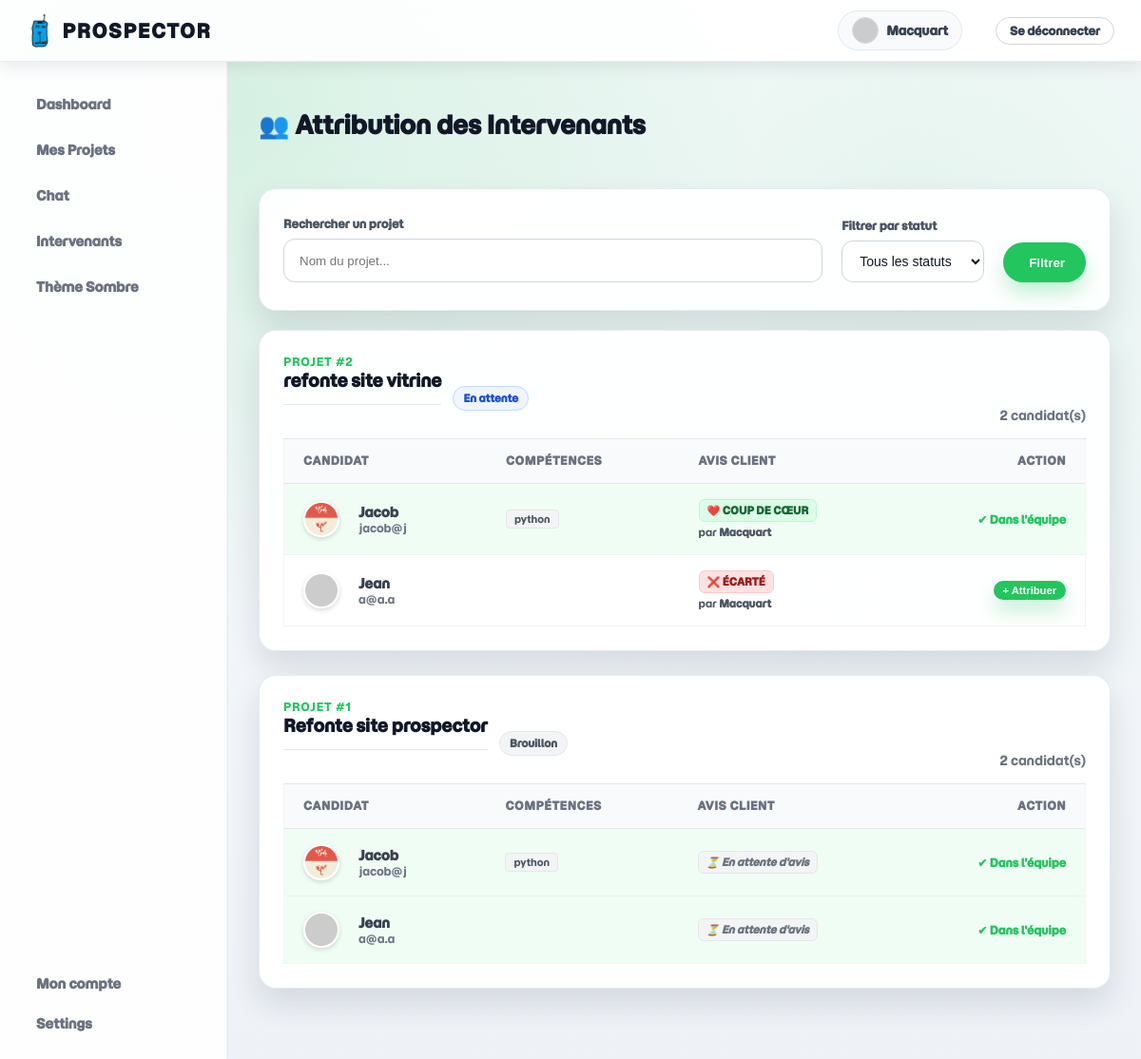
Screenshot of /attribution (signed in) with the database file from the repository.
### tables this page shows
CREATE TABLE utilisateurs (
            id INTEGER PRIMARY KEY AUTOINCREMENT,
            nom TEXT NOT NULL,
            email TEXT NOT NULL UNIQUE,
            password TEXT NOT NULL,
            tags TEXT,
            autorisations INTEGER DEFAULT 1,
            avatar TEXT,
            valide INTEGER DEFAULT 0,
            bio TEXT,
            disponibilite TEXT DEFAULT 'Disponible', 
            langues TEXT, 
            liens TEXT
        );

CREATE TABLE commandes (
            id INTEGER PRIMARY KEY AUTOINCREMENT,
            id_cdp INTEGER,
            id_client INTEGER,
            date_debut TEXT,
            date_fin TEXT,
            objets TEXT,
            tags_intervenants TEXT,
            jalons_id TEXT,
            status TEXT,
            description TEXT,
            intervenants TEXT,
            FOREIGN KEY (id_cdp) REFERENCES utilisateurs(id),
            FOREIGN KEY (id_client) REFERENCES client(id)
        );

CREATE TABLE interactions (
            id INTEGER PRIMARY KEY AUTOINCREMENT,
            swiper_id INTEGER,
            target_id INTEGER,
            project_id INTEGER,
            action TEXT,
            target_type TEXT,
            timestamp DATETIME DEFAULT CURRENT_TIMESTAMP,
            UNIQUE(swiper_id, target_id, project_id),
            FOREIGN KEY (swiper_id) REFERENCES utilisateurs(id),
            FOREIGN KEY (target_id) REFERENCES utilisateurs(id),
            FOREIGN KEY (project_id) REFERENCES commandes(id)
        );

### main.py (the view, shortened to what this page needs)
@app.route('/attribution', methods=['GET', 'POST'])
@login_required
def attribution():
    auth_level = current_user.autorisations
    if auth_level not in [2, 3]:
        flash("Accès non autorisé.", "danger")
        return redirect(url_for('dashboard'))
    conn = sqlite3.connect(DATABASE)
    conn.row_factory = sqlite3.Row
    cursor = conn.cursor()
    search_query = request.args.get('q', '').strip()
    filter_status = request.args.get('status', '').strip()
    sql_projets = "SELECT id, objets, intervenants, status FROM commandes WHERE 1=1"
    params_projets = []
    if search_query:
        sql_projets += " AND objets LIKE ?"
        params_projets.append(f"%{search_query}%")
    if filter_status:
        sql_projets += " AND status = ?"
        params_projets.append(filter_status)
    sql_projets += " ORDER BY id DESC"
    cursor.execute(sql_projets, params_projets)
    projects_raw = cursor.fetchall()
    attribution_data = []
    for p in projects_raw:
        p_id = p['id']
        p_title = p['objets']
        assigned_str = p['intervenants'] if p['intervenants'] else ""
        assigned_emails = [x.strip() for x in assigned_str.split(',') if x.strip()]
        query_candidates = """--sql
            SELECT
                u.id, u.nom, u.email, u.tags, u.avatar,
                i.action, i.timestamp,
                s.nom AS client_nom
            FROM utilisateurs u
            LEFT JOIN interactions i ON u.id = i.target_id AND i.project_id = ?
            LEFT JOIN utilisateurs s ON i.swiper_id = s.id
            WHERE u.autorisations = 1
            ORDER BY
                CASE WHEN i.action = 'LIKE' THEN 1
                     WHEN i.action = 'PASS' THEN 3
                     ELSE 2 END ASC,
                u.nom ASC
        """
        cursor.execute(query_candidates, (p_id,))
        candidates_raw = cursor.fetchall()
        candidates = []
        for c in candidates_raw:
            is_assigned = (c['email'] in assigned_emails)
            date_display = c['timestamp'][:10] if c['timestamp'] else "-"
            candidates.append({
                'id': c['id'],
                'nom': c['nom'],
                'email': c['email'],
                'tags': c['tags'] if c['tags'] else "",
                'avatar': get_avatar(c['email']),
                'action': c['action'],
                'date_like': date_display,
                'client_nom': c['client_nom'],
                'is_assigned': is_assigned
            })
        attribution_data.append({
            'project_id': p_id,
            'project_title': p_title,
            'status': p['status'], # On passe le status au template pour l'afficher éventuellement
            'candidates': candidates
        })
    conn.close()
    return render_template('attribution.html',
                           active_page='attribution',
                           data=attribution_data,
                           current_search=search_query,
                           current_status=filter_status)

### main.py (called while the page is built)
@login_manager.user_loader
def load_user(user_id):
    conn = sqlite3.connect(DATABASE)
    cursor = conn.cursor()
    cursor.execute("SELECT id, nom, email, autorisations, tags FROM utilisateurs WHERE id = ?", (user_id,))
    row = cursor.fetchone()
    conn.close()
    if row:
        return User(id=row[0], nom=row[1], email=row[2], autorisations=row[3], tags=row[4])
    return None

def get_avatar(email, size=80, default='identicon', rating='g'):
    avatar_custom = None
    try:
        with sqlite3.connect(DATABASE) as conn:
            cursor = conn.cursor()
            cursor.execute("SELECT avatar FROM utilisateurs WHERE email = ?", (email,))
            row = cursor.fetchone()
            if row and row[0]:
                avatar_custom = row[0]
    except Exception:
        pass
    if avatar_custom:
        return url_for('static', filename=f'img/{avatar_custom}')
    email_clean = email.strip().lower()
    email_hash = hashlib.sha256(email_clean.encode('utf-8')).hexdigest()
    query_params = urlencode({
        's': str(size),
        'd': default,
        'r': rating
    })
    return f"https://www.gravatar.com/avatar/{email_hash}?{query_params}"

### templates/attribution.html (shortened to what this page needs)
{% extends "base_dash.html" %}
{% block content %}
<div class="settings-container">
    <div class="page-header">
        <h1>👥 Attribution des Intervenants</h1>
    </div>
    <div class="settings-card" style="margin-bottom: 20px;">
        <form method="GET" action="{{ url_for('attribution') }}" class="filter-bar">
            <div class="filter-group-grow">
                <label class="filter-label">Rechercher un projet</label>
                <div class="search-input-wrapper">
                    <input type="text" name="q" value="{{ current_search }}" placeholder="Nom du projet...">
                </div>
            </div>
            <div class="filter-group-fixed">
                <label class="filter-label">Filtrer par statut</label>
                <select name="status" class="form-input" onchange="this.form.submit()">
                    <option value="">Tous les statuts</option>
                </select>
            </div>
            <div>
                <button type="submit" class="btn-primary" style="height: 42px; display: flex; align-items: center; gap: 5px;">
                     Filtrer
                </button>
            </div>
        </form>
    </div>
    {% if not data %}
        <div class="empty-state">
            <div class="icon-box" style="margin: 0 auto 20px; background: #e0f2fe; color: #0284c7;">
                <i class="fas fa-search"></i>
            </div>
            <h3>Aucun projet trouvé</h3>
            <p>Essayez de modifier vos filtres de recherche.</p>
            <a href="{{ url_for('attribution') }}" class="btn-secondary" style="margin-top: 10px; display: inline-block;">Réinitialiser</a>
        </div>
    {% else %}
        <div class="settings-grid">
            {% for item in data %}
            <div class="settings-card">
                <div class="project-header-compact">
                    <div class="project-title-wrapper">
                        <span class="col-eyebrow" style="color: #22c55e;">Projet #{{ item.project_id }}</span>
                        <div class="project-title-row">
                            <h3 class="project-title-text">
                                {{ item.project_title }}
                            </h3>
                            {% if item.status == 'waiting' %}
                                <span class="status-badge-pill status-waiting">En attente</span>
                            {% elif item.status == 'nego' %}
                                <span class="status-badge-pill status-nego">Négociation</span>
                            {% elif item.status == 'won' %}
                                <span class="status-badge-pill status-won">Validé</span>
                            {% elif item.status == 'draft' %}
                                <span class="status-badge-pill status-draft">Brouillon</span>
                            {% elif item.status == 'finished' %}
                                <span class="status-badge-pill status-finished">Terminé</span>
                            {% endif %}
                        </div>
                    </div>
                    <div class="candidate-count">
                        {{ item.candidates|length }} candidat(s)
                    </div>
                </div>
                <div class="gsite-table-card" style="box-shadow: none; border: 1px solid #f3f4f6; border-top: none; max-height: 350px; overflow-y: auto;">
                    <table class="gsite-table">
                        <thead class="sticky-thead">
                            <tr>
                                <th>Candidat</th>
                                <th>Compétences</th>
                                <th>Avis Client</th>
                                <th style="text-align: right;">Action</th>
                            </tr>
                        </thead>
                        <tbody>
                            {% for candidate in item.candidates %}
                            <tr class="{% if candidate.is_assigned %}tr-assigned{% endif %}">
                                <td>
                                    <div class="candidate-info">
                                        <img src="{{ candidate.avatar }}" class="avatar-small" alt="Avatar">
                                        <div class="candidate-details">
                                            <div>{{ candidate.nom }}</div>
                                            <div>{{ candidate.email }}</div>
                                        </div>
                                    </div>
                                </td>
                                <td>
                                    <div class="skill-tags-wrapper">
                                        {% for tag in candidate.tags.split(',')[:2] %}
                                            {% if tag %}
                                            <span class="skill-tag">
                                                {{ tag.strip() }}
                                            </span>
                                            {% endif %}
                                        {% endfor %}
                                    </div>
                                </td>
                                <td>
                                    {% if candidate.action == 'LIKE' %}
                                        <span class="action-badge action-like">
                                            ❤️ COUP DE CŒUR
                                        </span>
                                        <div class="action-by">
                                            par <strong>{{ candidate.client_nom }}</strong>
                                        </div>
                                    {% elif candidate.action == 'PASS' %}
                                        <span class="action-badge action-pass">
                                            ❌ ÉCARTÉ
                                        </span>
                                        <div class="action-by">
                                            par <strong>{{ candidate.client_nom }}</strong>
                                        </div>
                                    {% else %}
                                        <span class="action-badge action-wait">
                                            ⏳ En attente d'avis
                                        </span>
                                    {% endif %}
                                </td>
                                <td style="text-align: right;">
                                    {% if candidate.is_assigned %}
                                        <span class="assigned-check">
                                            ✔ Dans l'équipe
                                        </span>
                                    {% else %}
                                        <form method="POST" action="{{ url_for('attribution') }}">
                                            <button type="submit" class="btn-primary btn-assign">
                                                + Attribuer
                                            </button>
                                        </form>
                                    {% endif %}
                                </td>
                            </tr>
                            {% endfor %}
                        </tbody>
                    </table>
                </div>
            </div>
            {% endfor %}
        </div>
    {% endif %}
</div>
{% endblock %}

### templates/base_dash.html (shortened to what this page needs)
<!DOCTYPE html>
<html lang="fr">
<head>
    <link rel="stylesheet" href="{{ url_for('static', filename='css/db_style.css') }}">
</head>
<body class="app-body">
    <nav id="navbar" class="navbar">
        <div class="navbar-inner">
            <div class="navbar-left">
<a href="{{ url_for('dashboard') }}" class="navbar-brand" style="display: flex; align-items: center; gap: 10px;">
    <img src="{{ url_for('static', filename='img/logo.png') }}"
         alt="Logo"
         class="main_title"> Prospector
</a>
            </div>
            <div class="navbar-right">
                {% if current_user.email %}
                    <a class="navbar-link-profile" href="{{ url_for('compte') }}">
                        <img src="{{ current_user.gravatar_url }}" class="avatar-mini-nav" alt="Avatar">
                        <span>{{ current_user.nom }}</span>
                    </a>
                    <a class="navbar-link btn-logout" href="{{ url_for('logout') }}">Se déconnecter</a>
                {% endif %}
            </div>
        </div>
    </nav>
    <div class="dashboard-wrapper">
        <nav class="sidebar">
            <a href="{{ url_for('dashboard') }}" class="menu-item {% if active_page == 'dashboard' %}active{% endif %}">
                Dashboard
            </a>
            <a href="{{ url_for('projects') }}" class="menu-item {% if active_page == 'projects' %}active{% endif %}">
                Mes Projets
            </a>
            <a href="{{ url_for('chat') }}" class="menu-item {% if active_page == 'chat' %}active{% endif %}">
                Chat
            </a>
            {% if current_user.autorisations == 2 %}
            <a href="{{ url_for('intervenants') }}" class="menu-item {% if active_page == 'intervenants' %}active{% endif %}">
                Intervenants
            </a>
            {% endif %}
            <div class="menu-item" id="theme-toggle" onclick="toggleTheme()">Thème Sombre</div>
            <div class="bottom-menu">
                <a href="{{ url_for('compte') }}" class="menu-item {% if active_page == 'compte' %}active{% endif %}">Mon compte</a>
                <a href="{{ url_for('settings') }}" class="menu-item {% if active_page == 'settings' %}active{% endif %}">Settings</a>
            </div>
        </nav>
        <main class="main-content">
            {% block content %}{% endblock %}
        </main>
        </div>
</body>
</html>

### rows the page displays
utilisateurs: nom "Macquart"
commandes: project_id "2", project_title "refonte site vitrine", status "En attente", candidates|length "2"
interactions: avatar (picture), nom "Jacob", email "jacob@j", client_nom "Macquart", shows "✔ Dans l'équipe"
utilisateurs: strip "python", avatar (picture), nom "Jacob", email "jacob@j", shows "⏳ En attente d'avis", shows "✔ Dans l'équipe"
interactions: nom "Jean", email "a@a.a", client_nom "Macquart"
commandes: project_id "1", project_title "Refonte site prospector", status "Brouillon", candidates|length "2"
utilisateurs: nom "Jean", email "a@a.a", shows "⏳ En attente d'avis", shows "✔ Dans l'équipe"
